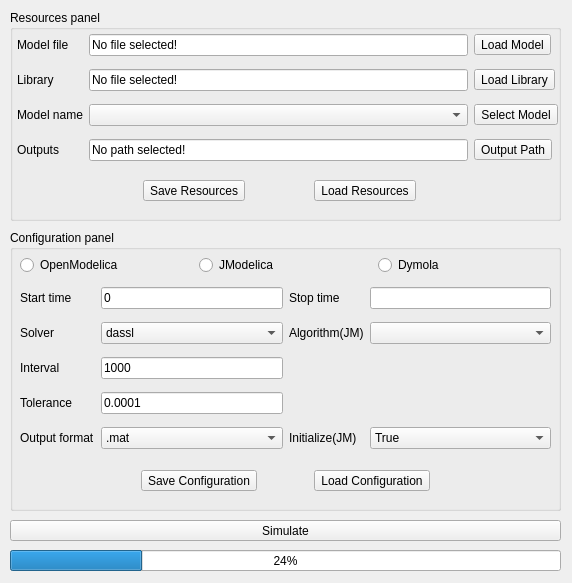
<?xml version="1.0" encoding="UTF-8"?>
<ui version="4.0">
 <class>mee_simulation_gui</class>
 <widget class="QDialog" name="mee_simulation_gui">
  <property name="geometry">
   <rect>
    <x>0</x>
    <y>0</y>
    <width>572</width>
    <height>583</height>
   </rect>
  </property>
  <property name="sizePolicy">
   <sizepolicy hsizetype="Fixed" vsizetype="Fixed">
    <horstretch>0</horstretch>
    <verstretch>0</verstretch>
   </sizepolicy>
  </property>
  <property name="windowTitle">
   <string>Model Execution Engine</string>
  </property>
  <widget class="QGroupBox" name="groupBox">
   <property name="geometry">
    <rect>
     <x>10</x>
     <y>230</y>
     <width>551</width>
     <height>281</height>
    </rect>
   </property>
   <property name="title">
    <string>Configuration panel</string>
   </property>
   <widget class="QWidget" name="layoutWidget">
    <property name="geometry">
     <rect>
      <x>10</x>
      <y>20</y>
      <width>531</width>
      <height>31</height>
     </rect>
    </property>
    <layout class="QGridLayout" name="gridLayout_2">
     <item row="0" column="0">
      <widget class="QRadioButton" name="rbt_omc">
       <property name="text">
        <string>OpenModelica</string>
       </property>
      </widget>
     </item>
     <item row="0" column="1">
      <widget class="QRadioButton" name="rbt_jm">
       <property name="text">
        <string>JModelica</string>
       </property>
      </widget>
     </item>
     <item row="0" column="2">
      <widget class="QRadioButton" name="rbt_dy">
       <property name="text">
        <string>Dymola</string>
       </property>
      </widget>
     </item>
    </layout>
   </widget>
   <widget class="QWidget" name="layoutWidget">
    <property name="geometry">
     <rect>
      <x>10</x>
      <y>50</y>
      <width>531</width>
      <height>181</height>
     </rect>
    </property>
    <layout class="QGridLayout" name="gridLayout_4">
     <item row="0" column="0">
      <widget class="QLabel" name="label_5">
       <property name="text">
        <string>Start time</string>
       </property>
      </widget>
     </item>
     <item row="0" column="1">
      <widget class="QLineEdit" name="txt_startTime">
       <property name="text">
        <string>0</string>
       </property>
      </widget>
     </item>
     <item row="0" column="2">
      <widget class="QLabel" name="label_6">
       <property name="text">
        <string>Stop time</string>
       </property>
      </widget>
     </item>
     <item row="0" column="3">
      <widget class="QLineEdit" name="txt_stopTime"/>
     </item>
     <item row="1" column="0">
      <widget class="QLabel" name="label_7">
       <property name="text">
        <string>Solver</string>
       </property>
      </widget>
     </item>
     <item row="1" column="2">
      <widget class="QLabel" name="label_8">
       <property name="text">
        <string>Algorithm(JM)</string>
       </property>
      </widget>
     </item>
     <item row="2" column="0">
      <widget class="QLabel" name="label_9">
       <property name="text">
        <string>Interval</string>
       </property>
      </widget>
     </item>
     <item row="2" column="1">
      <widget class="QLineEdit" name="txt_interval">
       <property name="text">
        <string>1000</string>
       </property>
      </widget>
     </item>
     <item row="3" column="0">
      <widget class="QLabel" name="label_10">
       <property name="text">
        <string>Tolerance</string>
       </property>
      </widget>
     </item>
     <item row="3" column="1">
      <widget class="QLineEdit" name="txt_tolerance">
       <property name="text">
        <string>0.0001</string>
       </property>
      </widget>
     </item>
     <item row="4" column="0">
      <widget class="QLabel" name="label_11">
       <property name="text">
        <string>Output format</string>
       </property>
      </widget>
     </item>
     <item row="4" column="2">
      <widget class="QLabel" name="label_12">
       <property name="text">
        <string>Initialize(JM)</string>
       </property>
      </widget>
     </item>
     <item row="1" column="1">
      <widget class="QComboBox" name="cbx_solver">
       <item>
        <property name="text">
         <string>dassl</string>
        </property>
       </item>
       <item>
        <property name="text">
         <string>Rkfix2</string>
        </property>
       </item>
      </widget>
     </item>
     <item row="1" column="3">
      <widget class="QComboBox" name="cbx_jmAlgorithm"/>
     </item>
     <item row="4" column="1">
      <widget class="QComboBox" name="cbx_format">
       <item>
        <property name="text">
         <string>.mat</string>
        </property>
       </item>
       <item>
        <property name="text">
         <string>.h5</string>
        </property>
       </item>
       <item>
        <property name="text">
         <string>.csv</string>
        </property>
       </item>
      </widget>
     </item>
     <item row="4" column="3">
      <widget class="QComboBox" name="cbx_jmInit">
       <item>
        <property name="text">
         <string>True</string>
        </property>
       </item>
       <item>
        <property name="text">
         <string>False</string>
        </property>
       </item>
      </widget>
     </item>
    </layout>
   </widget>
   <widget class="QWidget" name="layoutWidget">
    <property name="geometry">
     <rect>
      <x>80</x>
      <y>230</y>
      <width>391</width>
      <height>41</height>
     </rect>
    </property>
    <layout class="QGridLayout" name="gridLayout_5">
     <item row="0" column="0">
      <widget class="QToolButton" name="btn_saveConfig">
       <property name="text">
        <string>Save Configuration</string>
       </property>
      </widget>
     </item>
     <item row="0" column="1">
      <widget class="QToolButton" name="btn_loadConfig">
       <property name="text">
        <string>Load Configuration</string>
       </property>
      </widget>
     </item>
    </layout>
   </widget>
  </widget>
  <widget class="QProgressBar" name="progressBar">
   <property name="geometry">
    <rect>
     <x>10</x>
     <y>550</y>
     <width>551</width>
     <height>21</height>
    </rect>
   </property>
   <property name="maximumSize">
    <size>
     <width>16777215</width>
     <height>21</height>
    </size>
   </property>
   <property name="value">
    <number>24</number>
   </property>
  </widget>
  <widget class="QGroupBox" name="groupBox_2">
   <property name="geometry">
    <rect>
     <x>10</x>
     <y>10</y>
     <width>551</width>
     <height>211</height>
    </rect>
   </property>
   <property name="layoutDirection">
    <enum>Qt::LeftToRight</enum>
   </property>
   <property name="autoFillBackground">
    <bool>false</bool>
   </property>
   <property name="title">
    <string>Resources panel</string>
   </property>
   <widget class="QWidget" name="layoutWidget">
    <property name="geometry">
     <rect>
      <x>70</x>
      <y>160</y>
      <width>401</width>
      <height>41</height>
     </rect>
    </property>
    <layout class="QGridLayout" name="gridLayout_3">
     <item row="0" column="0">
      <widget class="QToolButton" name="btn_saveResources">
       <property name="text">
        <string>Save Resources</string>
       </property>
      </widget>
     </item>
     <item row="0" column="1">
      <widget class="QToolButton" name="btn_loadResources">
       <property name="text">
        <string>Load Resources</string>
       </property>
      </widget>
     </item>
    </layout>
   </widget>
   <widget class="QWidget" name="layoutWidget">
    <property name="geometry">
     <rect>
      <x>7</x>
      <y>17</y>
      <width>541</width>
      <height>141</height>
     </rect>
    </property>
    <layout class="QGridLayout" name="gridLayout">
     <item row="0" column="0">
      <widget class="QLabel" name="label">
       <property name="text">
        <string>Model file</string>
       </property>
      </widget>
     </item>
     <item row="0" column="1">
      <widget class="QLineEdit" name="txt_modelFile">
       <property name="text">
        <string>No file selected!</string>
       </property>
      </widget>
     </item>
     <item row="0" column="2">
      <widget class="QToolButton" name="btn_loadModelFile">
       <property name="sizePolicy">
        <sizepolicy hsizetype="Fixed" vsizetype="Fixed">
         <horstretch>0</horstretch>
         <verstretch>0</verstretch>
        </sizepolicy>
       </property>
       <property name="text">
        <string>Load Model</string>
       </property>
      </widget>
     </item>
     <item row="1" column="0">
      <widget class="QLabel" name="label_2">
       <property name="text">
        <string>Library</string>
       </property>
      </widget>
     </item>
     <item row="1" column="1">
      <widget class="QLineEdit" name="txt_libraryFile">
       <property name="text">
        <string>No file selected!</string>
       </property>
      </widget>
     </item>
     <item row="1" column="2">
      <widget class="QToolButton" name="btn_loadLibraryFile">
       <property name="text">
        <string>Load Library</string>
       </property>
      </widget>
     </item>
     <item row="2" column="0">
      <widget class="QLabel" name="label_3">
       <property name="sizePolicy">
        <sizepolicy hsizetype="Fixed" vsizetype="Preferred">
         <horstretch>0</horstretch>
         <verstretch>0</verstretch>
        </sizepolicy>
       </property>
       <property name="text">
        <string>Model name</string>
       </property>
      </widget>
     </item>
     <item row="2" column="2">
      <widget class="QToolButton" name="btn_loadModel">
       <property name="sizePolicy">
        <sizepolicy hsizetype="Fixed" vsizetype="Fixed">
         <horstretch>0</horstretch>
         <verstretch>0</verstretch>
        </sizepolicy>
       </property>
       <property name="text">
        <string>Select Model</string>
       </property>
      </widget>
     </item>
     <item row="3" column="0">
      <widget class="QLabel" name="label_4">
       <property name="text">
        <string>Outputs</string>
       </property>
      </widget>
     </item>
     <item row="3" column="1">
      <widget class="QLineEdit" name="txt_outPath">
       <property name="text">
        <string>No path selected!</string>
       </property>
      </widget>
     </item>
     <item row="3" column="2">
      <widget class="QToolButton" name="btn_loadOutPath">
       <property name="text">
        <string>Output Path</string>
       </property>
      </widget>
     </item>
     <item row="2" column="1">
      <widget class="QComboBox" name="cbx_modelList"/>
     </item>
    </layout>
   </widget>
  </widget>
  <widget class="QToolButton" name="btn_simulate">
   <property name="geometry">
    <rect>
     <x>10</x>
     <y>520</y>
     <width>551</width>
     <height>21</height>
    </rect>
   </property>
   <property name="text">
    <string>Simulate</string>
   </property>
  </widget>
 </widget>
 <resources/>
 <connections/>
</ui>
